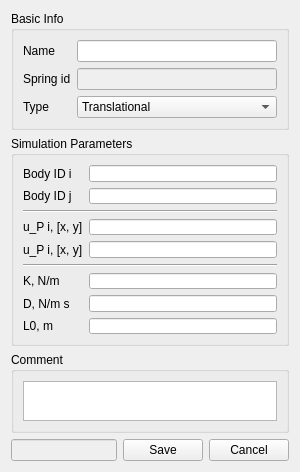
<?xml version="1.0" encoding="UTF-8"?>
<ui version="4.0">
 <class>Form</class>
 <widget class="QWidget" name="Form">
  <property name="geometry">
   <rect>
    <x>0</x>
    <y>0</y>
    <width>300</width>
    <height>472</height>
   </rect>
  </property>
  <property name="minimumSize">
   <size>
    <width>300</width>
    <height>339</height>
   </size>
  </property>
  <property name="maximumSize">
   <size>
    <width>300</width>
    <height>1000</height>
   </size>
  </property>
  <property name="windowTitle">
   <string>Spring</string>
  </property>
  <layout class="QFormLayout" name="formLayout_2">
   <property name="fieldGrowthPolicy">
    <enum>QFormLayout::AllNonFixedFieldsGrow</enum>
   </property>
   <item row="0" column="0" colspan="2">
    <widget class="QGroupBox" name="groupBox_basicInfo">
     <property name="title">
      <string>Basic Info</string>
     </property>
     <layout class="QGridLayout" name="gridLayout">
      <item row="1" column="0">
       <widget class="QLabel" name="springID_label">
        <property name="text">
         <string>Spring id</string>
        </property>
       </widget>
      </item>
      <item row="0" column="2">
       <widget class="QLineEdit" name="name_lineEdit"/>
      </item>
      <item row="2" column="2">
       <widget class="QComboBox" name="springType_comboBox">
        <item>
         <property name="text">
          <string>Translational</string>
         </property>
        </item>
        <item>
         <property name="text">
          <string>Rotational</string>
         </property>
        </item>
       </widget>
      </item>
      <item row="2" column="0">
       <widget class="QLabel" name="springType_label">
        <property name="text">
         <string>Type</string>
        </property>
       </widget>
      </item>
      <item row="1" column="2">
       <widget class="QLineEdit" name="springID_lineEdit">
        <property name="enabled">
         <bool>false</bool>
        </property>
       </widget>
      </item>
      <item row="0" column="0">
       <widget class="QLabel" name="name_label">
        <property name="text">
         <string>Name</string>
        </property>
       </widget>
      </item>
     </layout>
    </widget>
   </item>
   <item row="1" column="0" colspan="2">
    <widget class="QGroupBox" name="groupBox_simulationParameters">
     <property name="title">
      <string>Simulation Parameters</string>
     </property>
     <layout class="QGridLayout" name="gridLayout_2">
      <item row="0" column="0">
       <widget class="QLabel" name="bodyIDi_label">
        <property name="text">
         <string>Body ID i</string>
        </property>
       </widget>
      </item>
      <item row="4" column="0">
       <widget class="QLabel" name="uPj_label">
        <property name="text">
         <string>u_P i, [x, y]</string>
        </property>
       </widget>
      </item>
      <item row="2" column="0" colspan="2">
       <widget class="Line" name="line">
        <property name="orientation">
         <enum>Qt::Horizontal</enum>
        </property>
       </widget>
      </item>
      <item row="3" column="0">
       <widget class="QLabel" name="uPi_label">
        <property name="text">
         <string>u_P i, [x, y]</string>
        </property>
       </widget>
      </item>
      <item row="1" column="1">
       <widget class="QLineEdit" name="bodyIDj_lineEdit"/>
      </item>
      <item row="1" column="0">
       <widget class="QLabel" name="bodyIDj_label">
        <property name="text">
         <string>Body ID j</string>
        </property>
       </widget>
      </item>
      <item row="6" column="1">
       <widget class="QLineEdit" name="K_lineEdit"/>
      </item>
      <item row="0" column="1">
       <widget class="QLineEdit" name="bodyIDi_lineEdit"/>
      </item>
      <item row="3" column="1">
       <widget class="QLineEdit" name="uPi_lineEdit"/>
      </item>
      <item row="6" column="0">
       <widget class="QLabel" name="K_label">
        <property name="text">
         <string>K, N/m</string>
        </property>
       </widget>
      </item>
      <item row="7" column="0">
       <widget class="QLabel" name="D_label">
        <property name="text">
         <string>D, N/m s</string>
        </property>
       </widget>
      </item>
      <item row="4" column="1">
       <widget class="QLineEdit" name="uPj_lineEdit">
        <property name="inputMask">
         <string/>
        </property>
       </widget>
      </item>
      <item row="7" column="1">
       <widget class="QLineEdit" name="D_lineEdit"/>
      </item>
      <item row="5" column="0" colspan="2">
       <widget class="Line" name="line_2">
        <property name="orientation">
         <enum>Qt::Horizontal</enum>
        </property>
       </widget>
      </item>
      <item row="8" column="1">
       <widget class="QLineEdit" name="L0_lineEdit"/>
      </item>
      <item row="8" column="0">
       <widget class="QLabel" name="L0_label">
        <property name="text">
         <string>L0, m</string>
        </property>
       </widget>
      </item>
     </layout>
    </widget>
   </item>
   <item row="3" column="0" colspan="2">
    <layout class="QHBoxLayout" name="bottom_horizontalLayout">
     <item>
      <widget class="QLineEdit" name="info_lineEdit">
       <property name="enabled">
        <bool>false</bool>
       </property>
      </widget>
     </item>
     <item>
      <widget class="QPushButton" name="save_pushButton">
       <property name="text">
        <string>Save</string>
       </property>
      </widget>
     </item>
     <item>
      <widget class="QPushButton" name="cancel_pushButton">
       <property name="text">
        <string>Cancel</string>
       </property>
      </widget>
     </item>
    </layout>
   </item>
   <item row="2" column="0" colspan="2">
    <widget class="QGroupBox" name="groupBox_comment">
     <property name="title">
      <string>Comment</string>
     </property>
     <layout class="QGridLayout" name="gridLayout_3">
      <item row="0" column="0">
       <widget class="QTextEdit" name="comment_textEdit">
        <property name="sizePolicy">
         <sizepolicy hsizetype="Fixed" vsizetype="Fixed">
          <horstretch>0</horstretch>
          <verstretch>0</verstretch>
         </sizepolicy>
        </property>
        <property name="minimumSize">
         <size>
          <width>0</width>
          <height>40</height>
         </size>
        </property>
        <property name="maximumSize">
         <size>
          <width>16777215</width>
          <height>40</height>
         </size>
        </property>
       </widget>
      </item>
     </layout>
    </widget>
   </item>
  </layout>
 </widget>
 <tabstops>
  <tabstop>name_lineEdit</tabstop>
  <tabstop>springID_lineEdit</tabstop>
  <tabstop>springType_comboBox</tabstop>
  <tabstop>bodyIDi_lineEdit</tabstop>
  <tabstop>bodyIDj_lineEdit</tabstop>
  <tabstop>uPi_lineEdit</tabstop>
  <tabstop>uPj_lineEdit</tabstop>
  <tabstop>K_lineEdit</tabstop>
  <tabstop>D_lineEdit</tabstop>
  <tabstop>info_lineEdit</tabstop>
  <tabstop>save_pushButton</tabstop>
  <tabstop>cancel_pushButton</tabstop>
  <tabstop>comment_textEdit</tabstop>
 </tabstops>
 <resources/>
 <connections/>
</ui>
